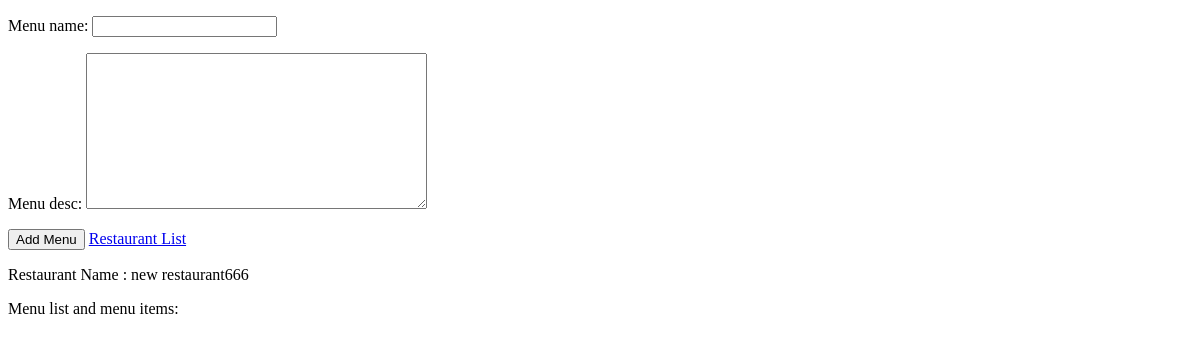
The page /restaurant/add-menu/2/ on the database as committed earlier.
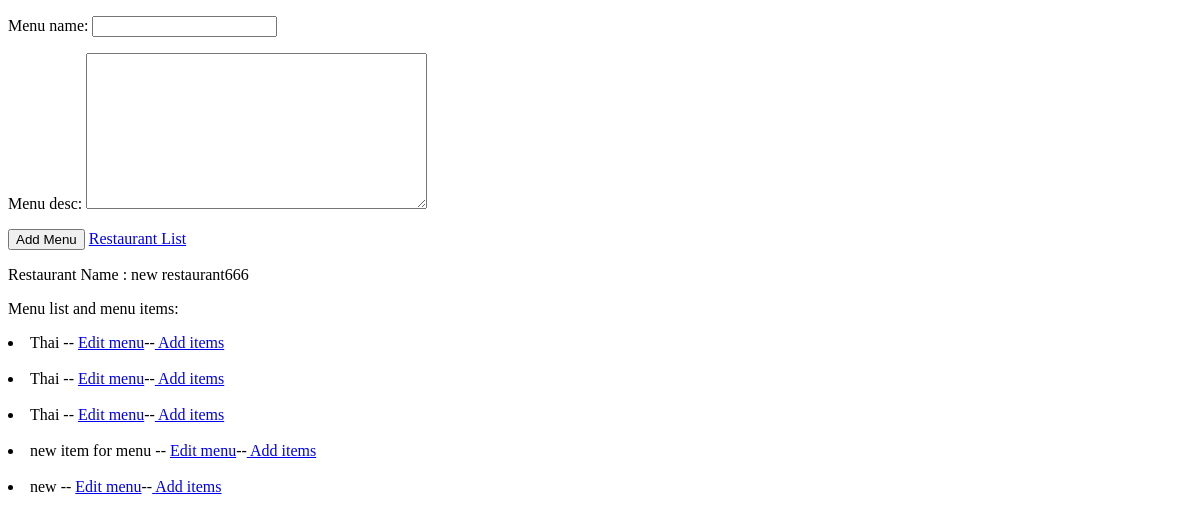
The same page on the database as committed later.
### restaurantApp/models.py (models this page shows)
class Menu(models.Model):
    restaurant = models.ForeignKey(Restaurant, on_delete=models.CASCADE, related_name='menus')
    menu_name = models.CharField(max_length=50)
    menu_desc = models.TextField()
    def __str__(self):
        return self.menu_name

### restaurantApp/views.py (the view)
# urls.py: path('add-menu/<int:restaurant_id>/', add_menu_view, name='add_menu'),
def add_menu_view(request, restaurant_id):
    restaurant_obj = Restaurant.objects.get(id=restaurant_id)
    all_menu_list = Menu.objects.filter(restaurant=restaurant_obj)
    if request.method == "POST":
        form = MenuForm(request.POST)
        if form.is_valid():
            menu = form.save(commit=False)
            menu.restaurant = restaurant_obj
            menu.save()
            return redirect(reverse('restaurantApp:add_menu', args=[restaurant_id]))
    else:
        form = MenuForm()
    return render(request, 'restaurant/add-menu.html', {
        'form': form,
        'all_menu_lists': all_menu_list,
        'restaurant_obj': restaurant_obj,
    })

### restaurantApp/forms.py
class MenuForm(forms.ModelForm):
    class Meta:
        model = Menu
        fields = ['menu_name', 'menu_desc']

### templates/restaurant/add-menu.html (shortened to what this page needs)
<!DOCTYPE html>
<html lang="en">
<head>
</head>
<body>
<form method="POST">
    {{ form.as_p }}
    <button type="submit">Add Menu</button>
    <a href="{% url 'restaurantApp:add_restaurant' %}">Restaurant List</a>
</form>
<p>Restaurant Name : {{ restaurant_obj.restaurant_name }}</p>
<p>Menu list and menu items: </p>
{% for all_menu_list in all_menu_lists %}
    <li>{{ all_menu_list }} -- <a href="{% url 'restaurantApp:edit_menu' all_menu_list.id %}"> Edit menu</a>--<a href="{% url 'restaurantApp:add_menu_item' all_menu_list.id %}"> Add items</a></li>
    <br>
{% endfor %}
</body>
</html>

Rows that differ between the two databases and show on the page:
added Menu: menu_name "Thai"
added Menu: menu_name "Thai"
added Menu: menu_name "Thai"
added Menu: menu_name "new item for menu"
added Menu: menu_name "new"
